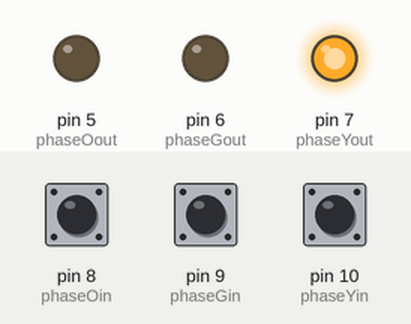
Simulated run of this sketch. Board: Arduino Uno, built with avr-gcc and run on an emulated ATmega328P. Parts: output pins drawn as LEDs (lit = HIGH). Dashed ring = blinking. Inputs (shaded band) come from the test bench; at power-on: pin 8 (phaseOin) HIGH, pin 9 (phaseGin) HIGH, pin 10 (phaseYin) HIGH.

Above: at 1.2 s.
1.3 s: pin 8 (phaseOin) pulled LOW for 0.15 s
At 2.6 s:
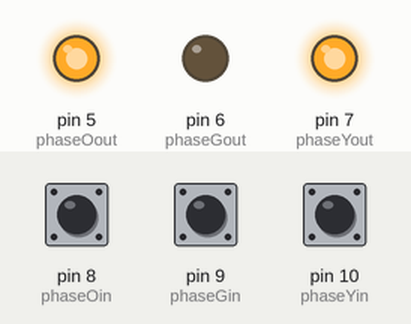
2.9 s: pin 9 (phaseGin) pulled LOW for 0.15 s
At 3.8 s:
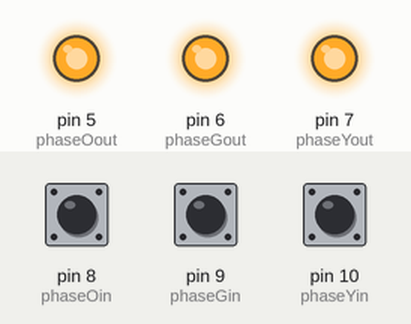
4.5 s: pin 8 (phaseOin) pulled LOW for 1 s
At 5.3 s:
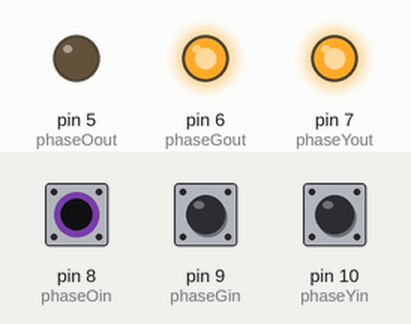
7.0 s: pin 8 (phaseOin) pulled LOW for 3.2 s
At 11.0 s:
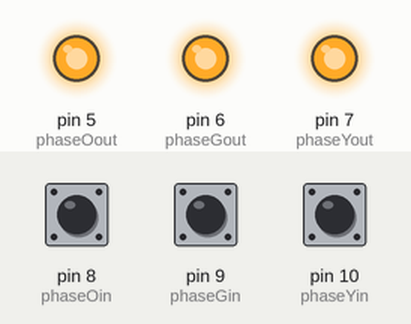
11.7 s: pin 9 (phaseGin) pulled LOW for 3.2 s
At 12.2 s:
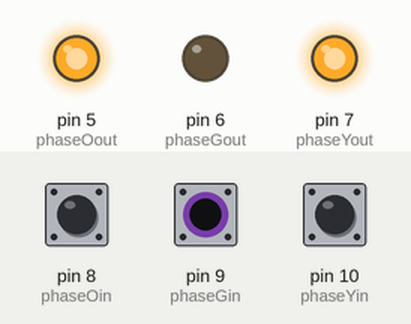
16.4 s: pin 10 (phaseYin) pulsed LOW 5 times (0.12 s each, 0.3 s apart)
At 16.76 s:
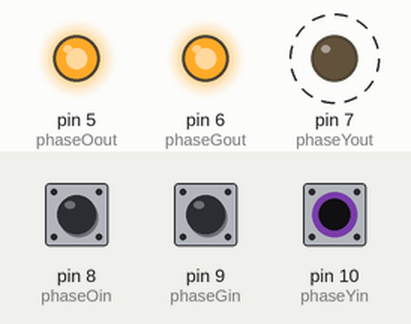
Timing chart, 0 to 19.4 s (numbered marks = the images above; inputs shaded):
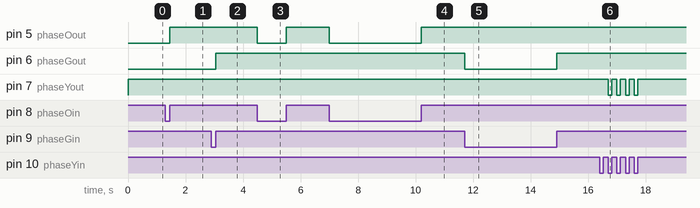

The sketch:

Tst21a_setup_amended_sketch_jan21a.ino
```cpp
// 3 Channel Signal Calibration

// include the pinchangeint library to access 3 x pin interrupts
#include <PinChangeInt.h>
// include the elapsedMillis library to access 3 x micros timers
#include <elapsedMillis.h>

// Assign channel in pins
const byte phaseOin = 8;
const byte phaseGin = 9;
const byte phaseYin = 10;

// Assign channel out pins
const byte phaseOout = 5;
const byte phaseGout = 6;
const byte phaseYout = 7;

// Setup signal outputs expected by external processor
volatile uint8_t phaseOStateIn;
volatile uint8_t phaseGStateIn;
volatile uint8_t phaseYStateIn;

// Setup signal time constants for calcs
volatile unsigned long phaseOstart = 0;
volatile unsigned long phaseOend = 0;
volatile unsigned long phaseOintervalin = 0;
boolean phaseOoutput = false;

// Setup the 3 timers to be used
elapsedMicros timerO;
elapsedMicros timerG;
elapsedMicros timerY;

volatile unsigned long phaseGstart = 0;
volatile unsigned long phaseGend = 0;
volatile unsigned long phaseGintervalin = 0;
boolean phaseGoutput = false;

volatile unsigned long phaseYstart = 0;
volatile unsigned long phaseYend = 0;
volatile unsigned long phaseYintervalin = 0;
boolean phaseYoutput = false;

//Setup calibration & debounce constants
const int debounce = 500; //in microseconds
float calPercent = .85; //for 8.5 to 9.1 should give 6.0 to 6.5

// These bit flags are set in FlagsShared to indicate which
// channels have new signals
const byte phaseOflag = 1;
const byte phaseGflag = 2;
const byte phaseYflag = 4;

// holds the update flags defined above
volatile uint8_t FlagsShared;

void setup()
{

  //PhaseO pin setup
  pinMode(phaseOout, OUTPUT);
  pinMode(phaseOin, INPUT);
  digitalWrite (phaseOin, HIGH); // turn on the internal pull-up resistor
  phaseOStateIn = digitalRead(phaseOin); // the intent here is to read and write the
//existing state of the signal at the beginning and then let the Loop() function alter it
//from there
  digitalWrite(phaseOout, phaseOStateIn);

  //PhaseG pin setup
  pinMode(phaseGout, OUTPUT);
  pinMode(phaseGin, INPUT);
  digitalWrite (phaseGin, HIGH);
  phaseGStateIn = digitalRead(phaseGin);
  digitalWrite(phaseGout, phaseGStateIn);

  //PhaseY pin setup
  pinMode(phaseYout, OUTPUT);
  pinMode(phaseYin, INPUT);
  digitalWrite (phaseYin, HIGH);
  phaseYStateIn = digitalRead(phaseYin);
  digitalWrite(phaseYout, phaseYStateIn);

  // use the PinChangeInt library to attach the interrupts
  // Pins chosen make this interchangeable with an Uno and Leo
  PCintPort::attachInterrupt(phaseOin, calcPhaseO,CHANGE);
  PCintPort::attachInterrupt(phaseGin, calcPhaseG,CHANGE);
  PCintPort::attachInterrupt(phaseYin, calcPhaseY,CHANGE);

  //Set the Timers to 0 and start them as the last activity in Setup
  timerO = 0;
  timerG = 0;
  timerY = 0;
}

void loop()
{
  // create local variables to hold a local copies of the channel inputs

  static uint8_t phaseOstate;

  unsigned long phaseOinterval;

  unsigned long phaseGinterval;

  unsigned long phaseYinterval;

  static uint8_t phaseGstate;

  static uint8_t phaseYstate;

  // local copy of update flags

  static uint8_t UpdateFlags;

  // check shared update flags to see if any channels have a change in the signal

  if(FlagsShared)
  {
    noInterrupts();

    // turn interrupts off quickly to take local copies of the shared variables

    // take a local copy of which channels were updated in case we need to use this in the rest of loop

    UpdateFlags = FlagsShared;


    if(UpdateFlags & phaseOflag)
    {
      phaseOstate = phaseOStateIn;
      phaseOinterval = phaseOintervalin;
      phaseOoutput = true;
    }

    if(UpdateFlags & phaseGflag)
    {
      phaseGstate = phaseGStateIn;
      phaseGinterval = phaseGintervalin;
      phaseGoutput = true;
    }

    if(UpdateFlags & phaseYflag)
    {
      phaseYstate = phaseYStateIn;
      phaseYinterval = phaseYintervalin;
      phaseYoutput = true;
    }

    // clear shared copy of updated flags

    FlagsShared = 0;

    interrupts(); // we have local copies of the inputs, so now we can turn interrupts back on

  }

if(phaseOoutput = true)
  {
    if(timerO >= (phaseOinterval/calPercent))
    {
      timerO -= (phaseOinterval/calPercent); //reset timer by subtracting calInterval
      phaseOoutput = false;
      digitalWrite(phaseOout, phaseOstate);
    }
  }


if(phaseGoutput = true)
  {
    if(timerG >= (phaseGinterval/calPercent))
    {
      timerG -= (phaseGinterval/calPercent); //reset the timer
      phaseGoutput = false;
      digitalWrite(phaseGout, phaseGstate);
    }
  }


if(phaseYoutput = true)
  {
    if(timerY >= (phaseYinterval/calPercent))
    {
      timerY -= (phaseYinterval/calPercent); //reset the timer
      phaseYoutput = false;
      digitalWrite(phaseYout, phaseYstate);
    }
  }

  UpdateFlags = 0;
}

//  interrupt service routines

void calcPhaseO()
{
  phaseOStateIn = digitalRead(phaseOin); // get the current pin state
  phaseOstart = micros(); // get the current time

      phaseOintervalin=phaseOstart-phaseOend; // calc the interval since last read
      phaseOend=phaseOstart; // save the time that the pin read was taken

  FlagsShared |= phaseOflag;
}

void calcPhaseG()
{
  phaseGStateIn = digitalRead(phaseGin);
  phaseGstart = micros();

      phaseGintervalin=phaseGstart-phaseGend;
      phaseGend=phaseGstart;

  FlagsShared |= phaseGflag;
}

void calcPhaseY()
{
  phaseYStateIn = digitalRead(phaseYin);
  phaseYstart = micros();

      phaseYintervalin=phaseYstart-phaseYend;
      phaseYend=phaseYstart;

  FlagsShared |= phaseYflag;
}
```

Measured:
- after the input at 1.3 s, pin 5 (phaseOout): LOW → HIGH after 0.15 s
- after the input at 2.9 s, pin 6 (phaseGout): LOW → HIGH after 0.15 s
- after the input at 4.5 s, pin 5 (phaseOout): HIGH → LOW at once, → HIGH 1.0 s later
- after the input at 7.0 s, pin 5 (phaseOout): HIGH → LOW at once, → HIGH 3.2 s later
- after the input at 11.7 s, pin 6 (phaseGout): HIGH → LOW at once, → HIGH 3.2 s later
- after the input at 16.4 s, pin 7 (phaseYout): alternates HIGH for 0.18 s and LOW for 0.12 s, 8 changes in all, then stays HIGH, starting after 0.30 s
